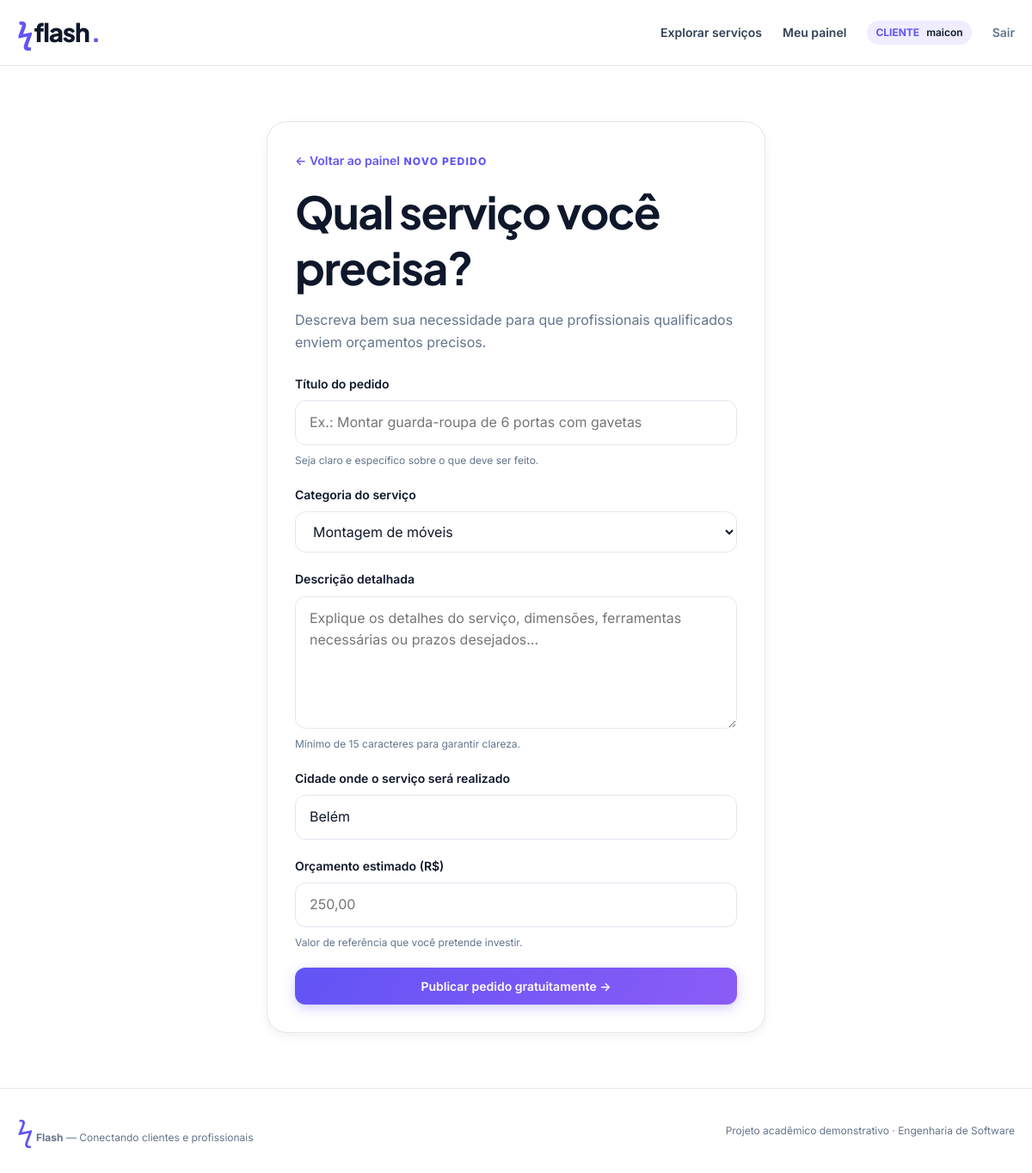
The app's page /novo-servico (signed in) with its own data.
### tables this page shows
CREATE TABLE users (id INTEGER PRIMARY KEY, name TEXT NOT NULL, email TEXT UNIQUE NOT NULL, password TEXT NOT NULL, role TEXT NOT NULL CHECK(role IN ('cliente','profissional')), city TEXT NOT NULL);

### app.py (the view, shortened to what this page needs)
@app.route('/novo-servico',methods=['GET','POST'])
@login_required('cliente')
def new_job():
    return render_template('new_job.html')

### app.py (called while the page is built)
def conn():
    db=sqlite3.connect(DB); db.row_factory=sqlite3.Row; db.execute('PRAGMA foreign_keys=ON'); return db

@app.after_request
def security_headers(response):
    response.headers['X-Content-Type-Options'] = 'nosniff'
    response.headers['Referrer-Policy'] = 'strict-origin-when-cross-origin'
    response.headers['X-Frame-Options'] = 'DENY'
    response.headers['Permissions-Policy'] = 'camera=(), microphone=(), geolocation=()'
    return response

@app.before_request
def csrf_guard():
    if 'csrf' not in session: session['csrf']=secrets.token_urlsafe(24)
    if request.method=='POST' and not secrets.compare_digest(session['csrf'], request.form.get('csrf','')): abort(400)

@app.context_processor
def globals_for_templates(): return dict(me=current_user(), categories=CATEGORIES, csrf=session.get('csrf'))

def current_user():
    if not session.get('uid'): return None
    with conn() as db: return db.execute('SELECT id,name,email,role,city FROM users WHERE id=?',(session['uid'],)).fetchone()

def login_required(role=None):
    def decorator(fn):
        @wraps(fn)
        def wrapper(*args,**kwargs):
            user=current_user()
            if not user: return redirect(url_for('login'))
            if role and user['role']!=role: abort(403)
            return fn(*args,**kwargs)
        return wrapper
    return decorator

### templates/new_job.html (shortened to what this page needs)
{% extends 'base.html' %}
{% block content %}
<section class="container narrow section">
  <div class="panel">
    <div class="panel-header">
      <a class="back-link" href="{{ url_for('dashboard') }}">← Voltar ao painel</a>
      <span class="eyebrow">NOVO PEDIDO</span>
      <h1>Qual serviço você precisa?</h1>
      <p class="muted">Descreva bem sua necessidade para que profissionais qualificados enviem orçamentos precisos.</p>
    </div>
    <form method="post" class="stack">
      <div class="form-group">
        <label for="title">Título do pedido</label>
        <input
          id="title"
          name="title"
          required
          maxlength="110"
          placeholder="Ex.: Montar guarda-roupa de 6 portas com gavetas">
        <small class="field-hint">Seja claro e específico sobre o que deve ser feito.</small>
      </div>
      <div class="form-group">
        <label for="category">Categoria do serviço</label>
        <select id="category" name="category" required>
          {% for cat in categories %}
            <option value="{{ cat }}">{{ cat }}</option>
          {% endfor %}
        </select>
      </div>
      <div class="form-group">
        <label for="description">Descrição detalhada</label>
        <textarea
          id="description"
          name="description"
          required
          minlength="15"
          maxlength="2000"
          rows="5"
          placeholder="Explique os detalhes do serviço, dimensões, ferramentas necessárias ou prazos desejados..."></textarea>
        <small class="field-hint">Mínimo de 15 caracteres para garantir clareza.</small>
      </div>
      <div class="form-group">
        <label for="city">Cidade onde o serviço será realizado</label>
        <input
          id="city"
          name="city"
          required
          value="{{ me.city }}"
          maxlength="100"
          placeholder="Ex.: São Paulo">
      </div>
      <div class="form-group">
        <label for="budget">Orçamento estimado (R$)</label>
        <input
          id="budget"
          name="budget"
          type="number"
          step="0.01"
          min="1"
          max="1000000"
          required
          placeholder="250,00">
        <small class="field-hint">Valor de referência que você pretende investir.</small>
      </div>
      <button class="btn full" type="submit">Publicar pedido gratuitamente →</button>
    </form>
  </div>
</section>
{% endblock %}

### templates/base.html (shortened to what this page needs)
<!doctype html>
<html lang="pt-BR">
<head>
  <link rel="stylesheet" href="{{ url_for('static', filename='style.css') }}?v=4.1">
</head>
<body>
  <header class="top">
    <nav class="container nav" aria-label="Navegação principal">
      <a class="brand" href="{{ url_for('index') }}" title="Ir para página inicial">
        <span class="bolt" aria-hidden="true">ϟ</span>flash<span class="dot">.</span>
      </a>
      <div class="navlinks">
        <a href="{{ url_for('jobs') }}" class="navlink">Explorar serviços</a>
        {% if me %}
          <a href="{{ url_for('dashboard') }}" class="navlink">Meu painel</a>
          <div class="nav-user-badge">
            <span class="nav-user-role">{{ me.role|capitalize }}</span>
            <span class="nav-user-name">{{ me.name.split(' ')[0] }}</span>
          </div>
          <form method="post" action="{{ url_for('logout') }}" class="inline-form">
            <button class="linkbtn" type="submit" title="Encerrar sessão">Sair</button>
          </form>
        {% else %}
          <a href="{{ url_for('login') }}" class="navlink">Entrar</a>
          <a class="btn btn-small" href="{{ url_for('register') }}">Criar conta</a>
        {% endif %}
      </div>
    </nav>
  </header>
  <main id="main-content">
    {% block content %}{% endblock %}
  </main>
  <footer class="footer">
    <div class="container footer-content">
      <div class="footer-brand">
        <span class="bolt">ϟ</span> <strong>Flash</strong> — Conectando clientes e profissionais
      </div>
      <p class="footer-note">Projeto acadêmico demonstrativo · Engenharia de Software</p>
    </div>
  </footer>
</body>
</html>

### records on screen
users: role "CLIENTE", name "maicon", city "Belém"

### other values on screen
form field category "Montagem de móveis"
